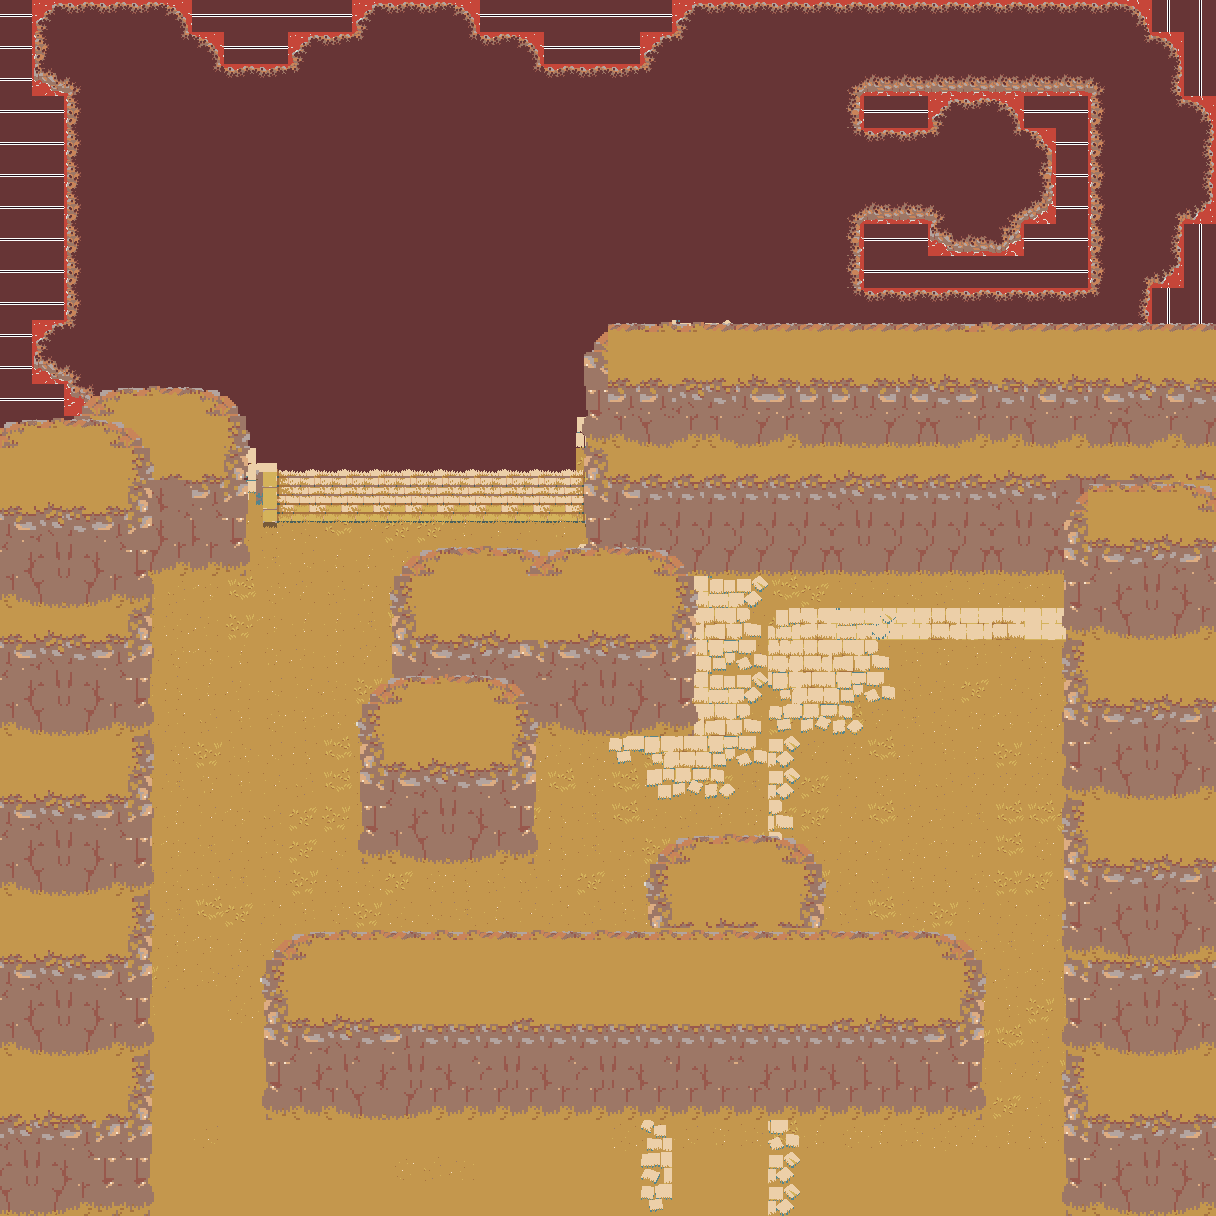

Below is a game level as drawn by its tile map, then a one-line description and the .tmx that defines it (tile-layer data replaced by summaries):
An orthogonal 38x38 tile map with 32x32 px tiles, 5 tile layers (Ground, Lava, Grass, rock, ...), 3 tilesets and 19 objects.

<map version="1.10" tiledversion="1.10.2" orientation="orthogonal" renderorder="right-down" width="38" height="38" tilewidth="32" tileheight="32" infinite="0" nextlayerid="9" nextobjectid="28">
 <tileset firstgid="1" source="TerrainTile.tsx" />
 <tileset firstgid="505" source="testTileset.tsx" />
 <tileset firstgid="775" source="lavaTile.tsx" />
 <layer id="1" name="Ground" width="38" height="38">
  <data>[1444 cells, 1444 non-empty, 29 distinct tile ids]</data>
 </layer>
 <layer id="7" name="Lava" width="38" height="38">
  <data>[1444 cells, 201 non-empty, 21 distinct tile ids]</data>
 </layer>
 <layer id="2" name="Grass" width="38" height="38">
  <data>[1444 cells, 156 non-empty, 35 distinct tile ids]</data>
 </layer>
 <layer id="5" name="rock" width="38" height="38">
  <data>[1444 cells, 596 non-empty, 36 distinct tile ids]</data>
 </layer>
 <layer id="6" name="rok2" width="38" height="38">
  <data>[1444 cells, 259 non-empty, 36 distinct tile ids]</data>
 </layer>
 <objectgroup id="8" name="Object Layer 1">
  <object id="8" x="61.6667" y="82" width="16.6667" height="337.667" />
  <object id="27" x="246.333" y="462.667" width="28" height="63.0003" />
  <object id="9" x="1093.25" y="84" width="7.5" height="209.25" />
  <object id="10" x="857.75" y="74.75" width="233.75" height="15.25" />
  <object id="11" x="852" y="289.75" width="240.5" height="10.5" />
  <object id="12" x="848.75" y="217.5" width="10" height="73" />
  <object id="13" x="865.25" y="210" width="69.5" height="10" />
  <object id="14" x="935.5" y="233.25" width="81.75" height="13.75" />
  <object id="15" x="1040" y="145.75" width="11.75" height="66.25" />
  <object id="16" x="947.5" y="100" width="58.25" height="10.75" />
  <object id="17" x="1007.25" y="110.25" width="14.75" height="22.5" />
  <object id="18" x="1024.75" y="132" width="19.75" height="14" />
  <object id="19" x="1010.8" y="225.238" width="31" height="9.75" rotation="319.488" />
  <object id="20" x="870.75" y="131.25" width="55" height="9.25" />
  <object id="21" x="941.898" y="108.825" width="12.5" height="22.25" rotation="44.773" />
  <object id="22" x="849.25" y="90" width="19" height="48.5" />
  <object id="24" x="697.5" y="-2" width="437.5" height="17" />
  <object id="25" x="40" y="0.666667" width="652" height="73.3333" />
  <object id="26" x="1137.33" y="18.6667" width="30.6667" height="305.333" />
 </objectgroup>
</map>
